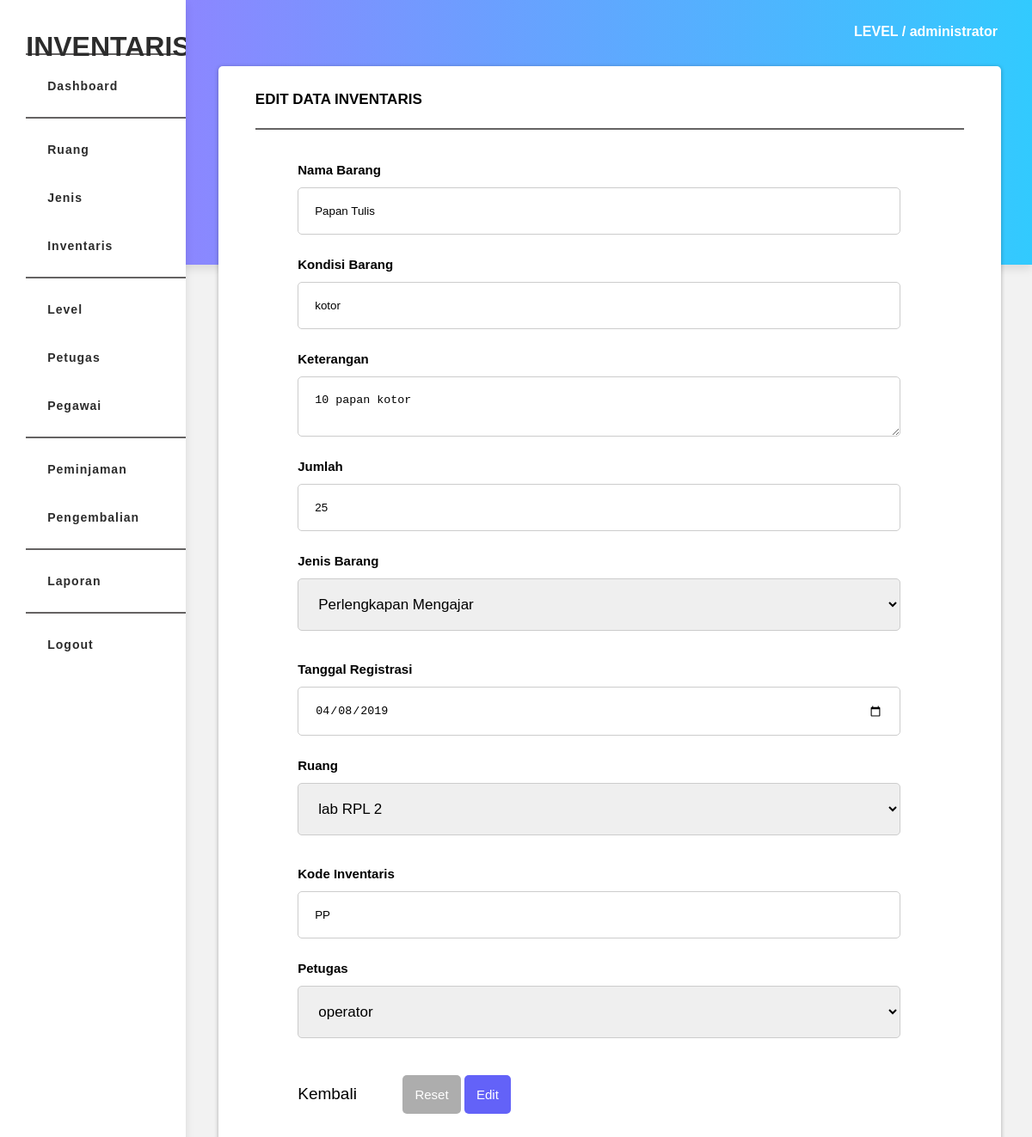
The page /views/inventaris/update_inventaris.php?id=3 (signed in) on the database its author committed.
### tables this page shows
CREATE TABLE `inventaris` (
  `id_inventaris` int(11) NOT NULL,
  `nama` varchar(20) NOT NULL,
  `kondisi` varchar(20) NOT NULL,
  `keterangan` text NOT NULL,
  `jumlah` int(5) NOT NULL,
  `id_jenis` int(11) NOT NULL,
  `tanggal_register` date NOT NULL,
  `id_ruang` int(11) NOT NULL,
  `kode_inventaris` varchar(10) NOT NULL,
  `id_petugas` int(11) NOT NULL
);

CREATE TABLE `jenis` (
  `id_jenis` int(11) NOT NULL,
  `nama_jenis` varchar(22) NOT NULL,
  `kode_jenis` varchar(10) NOT NULL,
  `keterangan` text NOT NULL
);

CREATE TABLE `ruang` (
  `id_ruang` int(11) NOT NULL,
  `nama_ruang` varchar(20) NOT NULL,
  `kode_ruang` varchar(10) NOT NULL,
  `keterangan` text NOT NULL
);

CREATE TABLE `petugas` (
  `id_petugas` int(11) NOT NULL,
  `username` varchar(10) NOT NULL,
  `password` varchar(10) NOT NULL,
  `nama_petugas` varchar(30) NOT NULL,
  `id_level` int(11) NOT NULL
);

### function/connect.php (called while the page is built, shortened)
<?php
class Connect
{
    private $host = 'localhost';
    private $user = 'root';
    private $pass = '';
    private $db   = 'inventaris';
    function __construct()
    {
        $this->conn = new mysqli($this->host, $this->user, $this->pass, $this->db);
    }
}
?>

### function/f_inventaris.php (called while the page is built, shortened)
<?php
include 'connect.php';
class Inventaris extends Connect
{
    public function view_edit($id)
    {
        $query = "SELECT inventaris.*, jenis.nama_jenis, ruang.nama_ruang, petugas.username
                  FROM inventaris
                  INNER JOIN jenis ON inventaris.id_jenis = jenis.id_jenis
                  INNER JOIN ruang ON inventaris.id_ruang = ruang.id_ruang
                  INNER JOIN petugas ON inventaris.id_petugas = petugas.id_petugas
                  WHERE id_inventaris = '$id' ";
        $hasil = $this->conn->query($query);
        while($row = $hasil->fetch_array())
        {
            $result[] = $row;
        }
        return $result;
    }
}
?>

### views/inventaris/update_inventaris.php (the view, shortened to what this page needs)
<?php
	include '../../function/f_inventaris.php';
	$inventaris = new Inventaris();
	$id = $_GET['id'];
	$data = $inventaris->view_edit($id);
?>
<!DOCTYPE html>
<html>
<head>
	<link rel="stylesheet" href="../../assets/css/style.css">
</head>
<body>
			<?php include '../../page/dashboard/sidebar.php' ?>
	<div class="container">
		<div class="text-level" style="margin-top: 3%;">
			<h4>LEVEL / <?php echo $_SESSION['level']; ?></h4>
		</div>
		<div class="section">
			<div class="text-table">
					<h4>Edit Data Inventaris</h4>
			</div>
			<hr class="line">
			<div class="form-section">
				<form method="post">
					<?php
						foreach ($data as $row){
					?>
					<div class="form-input">
							<label class="form-lb">Nama Barang</label>
							<input type="text" name="nama" class="form-line" placeholder="Nama Barang" value="<?php echo $row['nama']; ?>">
					</div>
					<div class="form-input">
							<label class="form-lb">Kondisi Barang</label>
							<input type="text" name="kondisi" class="form-line" placeholder="Kondisi Barang" value="<?php echo $row['kondisi']; ?>">
					</div>
					<div class="form-input">
							<label class="form-lb">Keterangan</label>
							<textarea class="form-line" name="keterangan" placeholder="Keterangan..."><?php echo $row['keterangan']; ?></textarea>
					</div>
					<div class="form-input">
							<label class="form-lb">Jumlah</label>
							<input type="text" name="jumlah" class="form-line" placeholder="Jumlah" value="<?php echo $row['jumlah']; ?>">
					</div>
					<div class="form-input">
							<label class="form-lb">Jenis Barang</label>
							<select name="jenis">
									<option value="<?php echo $row['id_jenis']; ?>" selected><?php echo $row['nama_jenis']; ?></option>
							</select>
					</div>
					<div class="form-input">
							<label class="form-lb">Tanggal Registrasi</label>
							<input type="date" name="tanggal_register" class="form-line" value="<?php echo $row['tanggal_register']; ?>">
					</div>
					<div class="form-input">
							<label class="form-lb">Ruang</label>
							<select name="ruang">
									<option value="<?php echo $row['id_ruang']; ?>" selected><?php echo $row['nama_ruang']; ?></option>
							</select>
					</div>
					<div class="form-input">
							<label class="form-lb">Kode Inventaris</label>
							<input type="text" name="kode_inventaris" class="form-line" placeholder="Kode Inventaris" value="<?php echo $row['kode_inventaris']; ?>">
					</div>
					<div class="form-input">
							<label class="form-lb">Petugas</label>
							<select name="petugas">
									<option value="<?php echo $row['id_petugas']; ?>" selected><?php echo $row['username']; ?></option>
							</select>
					</div>
					<div class="form-btn">
							<a href="view_inventaris.php" class="link">Kembali</a>
							<input type="reset" name="reset" class="btn btn-grey" value="Reset" style="margin-left: 7%;">
							<input type="submit" name="submit" class="btn btn-black" value="Edit">
					</div>
					<?php } ?>
				</form>
			</div>
		</div>
	</div>
</body>
</html>

### assets/css/style.css (style rules this page uses)
body { background-color: #f2f2f2; font-family: sans-serif; }
a { text-decoration: none; }
.link { color: black; font-size: 19px; }
.btn-black { background-color: #6362f8 !important; }
.btn-grey { background-color: #adadad !important; }
.btn { color: #fff; padding: 14px; font-size: 15px; border: none; border-radius: 5px; cursor: pointer; }
.container { margin-left: 20%; margin-top: 1%; position: relative; }
.text-level { margin-left: 79%; margin-top: -3.5%; font-family: sans-serif; color: #fff; }
.input, select { border: 0.1em solid #dfdfdf; margin: 10px 0px; padding: 1em; width: 100%; border-radius: 6px; font-size: 17px; }
.section { background-color: #fff; padding: 30px 43px; box-shadow: 0 1px 5px rgba(0, 0, 0, 0.3); display: inline-block; width: 87%; margin: 9px; border-radius: 5px; margin-bottom: 5%; }
.text-table { margin-top: -23px; font-size: 17px; text-transform: uppercase; }
.line { border: 0.5px solid #656363; }
.form-section { margin-left: 6%; margin-right: 9%; margin-top: 3%; }
.form-input { display: grid; padding: 13px 0px; }
.form-line, select { padding: 19px; margin-top: 12px; border: 1px solid #ccc; border-radius: 5px; }
.form-lb { font-size: 15px; font-weight: bold; }
.form-btn { margin-top: 20px; margin-bottom: 20px; }

### rows shown on the page
inventaris: nama "Papan Tulis", kondisi "kotor", keterangan "10 papan kotor", jumlah "25", jenis "Perlengkapan Mengajar", tanggal_register "04/08/2019", ruang "lab RPL 2", kode_inventaris "PP", petugas "operator"

### other values the page prints
$_SESSION['level'] "administrator"
